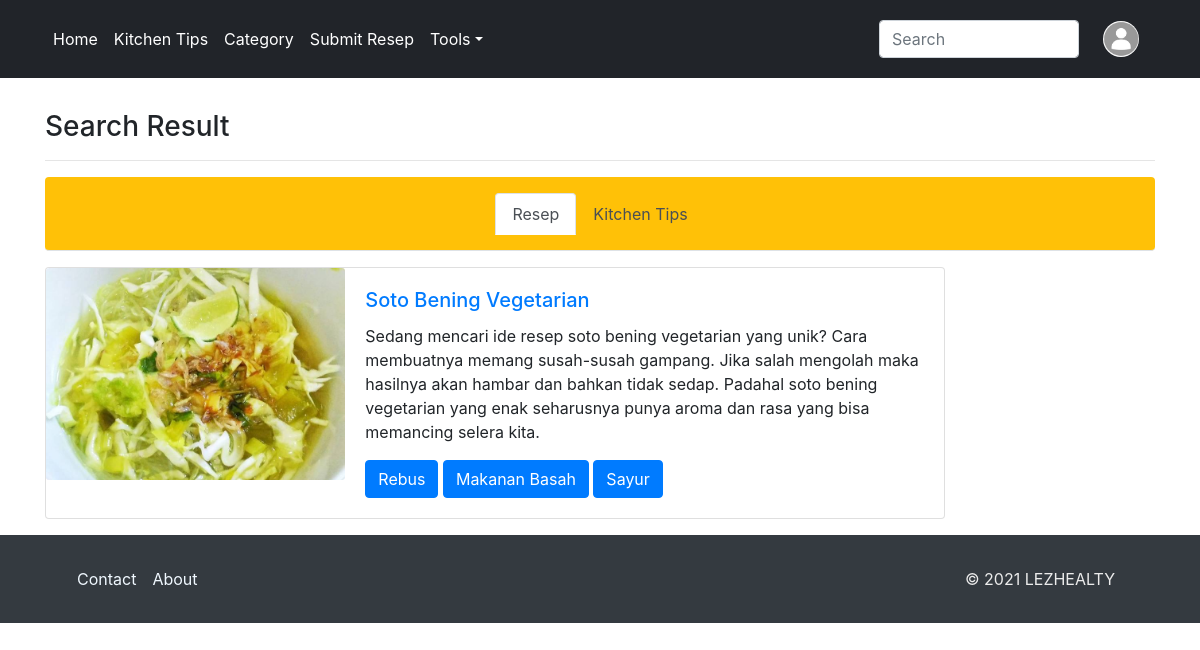
The app's page /result.php?keyword=Soto Bening Vegetarian with its own data.
### tables this page shows
CREATE TABLE `resep` (
  `id` int(11) NOT NULL,
  `sumber` varchar(50) NOT NULL,
  `judul` varchar(50) NOT NULL,
  `deskripsi` varchar(1000) NOT NULL,
  `tag1` varchar(20) NOT NULL,
  `tag2` varchar(20) NOT NULL,
  `tag3` varchar(20) NOT NULL,
  `tag4` varchar(20) NOT NULL
);

### function.php (called while the page is built, shortened)
<?php
    $conn = mysqli_connect("localhost","root","","food_and_health");
    function queryResep($x){
    global $conn;
    $result = $conn->query($x);
    $rows = [];
    while ($row = mysqli_fetch_assoc($result)){
            $rows[] = $row;
        }
    return $rows;
    }
    function cari($x){
        $query = "SELECT * FROM resep WHERE
                    judul LIKE '%$x%' OR
                    deskripsi LIKE '%$x%' OR
                    tag1 LIKE '%$x%' OR
                    tag2 LIKE '%$x%' OR
                    tag3 LIKE '%$x%' OR
                    tag4 LIKE '%$x%'
                ";
        return queryResep($query);
    }
    function apply_foto_profil(){
        global $conn;
        $username = $_SESSION["username"];
        $result = $conn->query("SELECT * FROM user WHERE username = '$username'");
        $rows = [];
        if (isset($rows[0]["gambar"])) {
            $namafile = $rows[0]["gambar"];
            return $namafile;
        }
        else{
            return false;
        }
    }
?>

### result.php (the view, shortened to what this page needs)
<?php
  require 'function.php';
  $jumlahData = count(queryResep("SELECT * FROM resep"));
  if (isset($_GET["keyword"])) {
     $recipe = cari($_GET["keyword"]);
  }
?>
<!DOCTYPE html>
<html>
<head>
    <link rel="stylesheet" href="https://cdn.jsdelivr.net/npm/bootstrap@4.6.0/dist/css/bootstrap.min.css">
</head>
<body>
<nav class="navbar navbar-expand-lg navbar-dark bg-dark fixed-top p-3 navbar4bg">
      <div class="container">
      <div class="collapse navbar-collapse" id="navbarTogglerDemo01">
          <ul class="navbar-nav mr-auto mt-2 mt-lg-0">
            <li class="nav-item">
              <a class="nav-link text-white" href="index.php">Home </a>
            </li>
            <li class="nav-item">
              <a class="nav-link text-white" href="kitchen-tips.php">Kitchen Tips</a>
            </li>
            <li class="nav-item">
              <a class="nav-link text-white" href="category.php">Category</a>
            </li>
            <li class="nav-item">
              <a class="nav-link text-white" href="submit-recipe.php">Submit Resep</a>
            </li>
            <li class="nav-item dropdown">
              <a class="nav-link dropdown-toggle text-white" href="#" id="navbarDropdown" role="button" data-toggle="dropdown" aria-haspopup="true" aria-expanded="false">
              Tools</a>
            </li>
          </ul>
        <form class="form-inline my-2 my-lg-0" action="result.php" method="get">
           <input class="form-control me-2" style="width:200px" name="keyword" placeholder="Search" aria-label="Search">
        </form>
        <span>
        <?php if (!apply_foto_profil()) : ?>
            <a class="navbar-brand ml-4" href="login.php">
              <img class="rounded-circle" src="img/avatar.jpg" alt="..." height="36" width="36" />
            </a>
          <?php else : ?>
            <a class="navbar-brand ml-4" href="login.php">
              <img class="rounded-circle" src="upload/foto-profil/<?=apply_foto_profil()?>" alt="..." height="36" width="36" />
            </a>
            <?php endif ?>
      </span>
      </div>
      </div>
    </nav>
  <div class="container" style="margin-top:110px">
    <h3>Search Result</h3><hr/>
        <nav>
          <div class="nav nav-tabs bg-warning rounded py-3 mb-3 justify-content-center" id="nav-tab" role="tablist";">
            <a class="nav-item nav-link select active" id="nav-home-tab" data-toggle="tab" href="#nav-home" role="tab" aria-controls="nav-home" aria-selected="true">Resep</a>
            <a class="nav-item nav-link select" id="nav-profile-tab" data-toggle="tab" href="#nav-profile" role="tab" aria-controls="nav-profile" aria-selected="false">Kitchen Tips</a>
          </div>
        </nav>
        <div class="tab-content " id="nav-tabContent">
          <div class="tab-pane fade show active" id="nav-home" role="tabpanel" aria-labelledby="nav-home-tab">
                <?php foreach($recipe as $card) : ?>
                  <?php $link_img = $card["sumber"].".jpg";?>
                    <form action="search-category.php" method="post">
                    <div class="card mb-3" style="max-width: 900px;">
                      <div class="row no-gutters">
                        <div class="col-md-4">
                          <img src="blog/<?= $link_img;?>" class="card-img" alt="...">
                        </div>
                        <div class="col-md-8">
                          <div class="card-body">
                            <a class="hover-orange" href=blog/<?= $card["sumber"].".php"; ?>><h5 class="card-title"><?=$card["judul"]?></h5></a>
                            <p class="card-text"><?=$card["deskripsi"]?></p>
                            <?php if ( strlen($card["tag1"])) :?>
                            <input type="submit" class="btn btn-primary" name="submit_ct" value="<?php echo $card["tag1"];?>">
                            <?php endif ?>
                            <?php if (strlen($card["tag2"])) :?>
                              <input type="submit" class="btn btn-primary" name="submit_ct" value="<?php echo $card["tag2"];?>">
                            <?php endif ?>
                            <?php if ( strlen($card["tag3"])) :?>
                              <input type="submit" class="btn btn-primary" name="submit_ct" value="<?php echo $card["tag3"];?>">
                            <?php endif ?>
                          </div>
                        </div>
                      </div>
                    </div>
                    </form>
                <?php
                endforeach;
                ?>
          </div>
        </div>
    </div>
    <div class="bg-dark">
    <div class="container">
      <div class="p-4 footer-blog">
      <div class="row">
        <div class="col-9">
            <ul class="nav">
            <li class="nav-item"><a href="../contact.php" class="nav-link px-2 text-muted contact-about">Contact</a></li>
            <li class="nav-item"><a href="../about.php" class="nav-link px-2 text-muted contact-about">About</a></li>
            </ul>
        </div>
        <div class="col-3">
            <ul class="nav justify-content-end">
            <li class="nav-item"><a class="nav-link copyright">&copy; 2021 LEZHEALTY</a></li>
            </ul>
        </div>
        </div>
      </div>
    </div>
  </div>
</body>
</html>

### records on screen
resep: sumber (picture), judul "Soto Bening Vegetarian", deskripsi "Sedang mencari ide resep soto bening vegetarian yang unik? Cara membuatnya memang susah-susah gampang. Jika salah mengolah maka hasilnya akan hambar dan bahkan tidak sedap. Padahal soto bening vegetarian yang enak seharusnya punya aroma dan rasa yang bisa memancing selera kita.", submit_ct "Rebus", submit_ct "Makanan Basah", submit_ct "Sayur"
